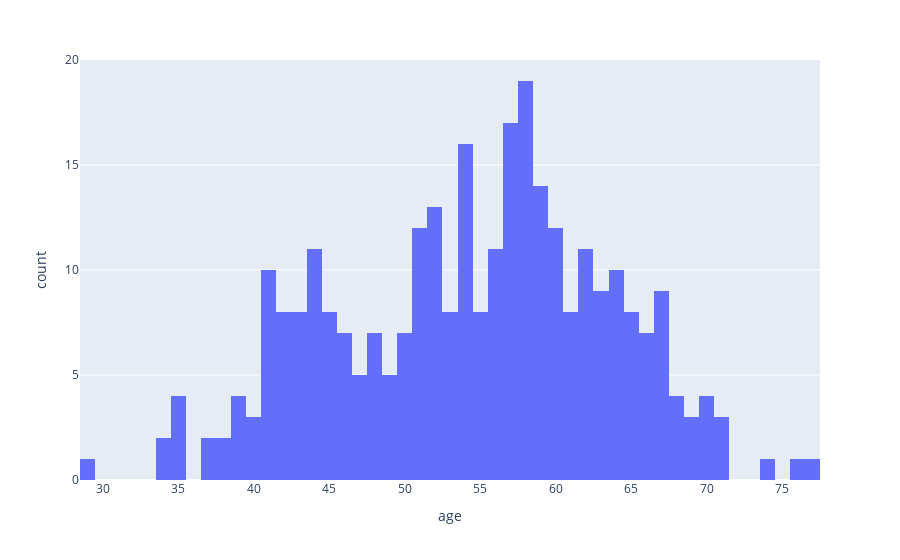

This figure's notebook cell:
### Code cell
import plotly.express as px
plot = px.histogram(data,x='age',nbins=50)
plot

### Figure 1 — Plotly figure (JSON) as saved in the notebook; plotly's stock layout.template omitted (floating-point values rounded to 4 significant figures; data arrays with more than 128 entries replaced by an {"elided": "..."} marker saying what was removed)
{"data": [{"alignmentgroup": "True", "bingroup": "x", "hovertemplate": "age=%{x}<br>count=%{y}<extra></extra>", "legendgroup": "", "marker": {"color": "#636efa", "pattern": {"shape": ""}}, "name": "", "nbinsx": 50, "offsetgroup": "", "orientation": "v", "showlegend": false, "type": "histogram", "x": {"elided": "303 int values"}, "xaxis": "x", "yaxis": "y"}], "layout": {"autosize": true, "barmode": "relative", "legend": {"tracegroupgap": 0}, "margin": {"t": 60}, "xaxis": {"anchor": "y", "autorange": true, "domain": [0, 1], "range": [28.5, 77.5], "title": {"text": "age"}, "type": "linear"}, "yaxis": {"anchor": "x", "autorange": true, "domain": [0, 1], "range": [0, 20], "title": {"text": "count"}}}}
